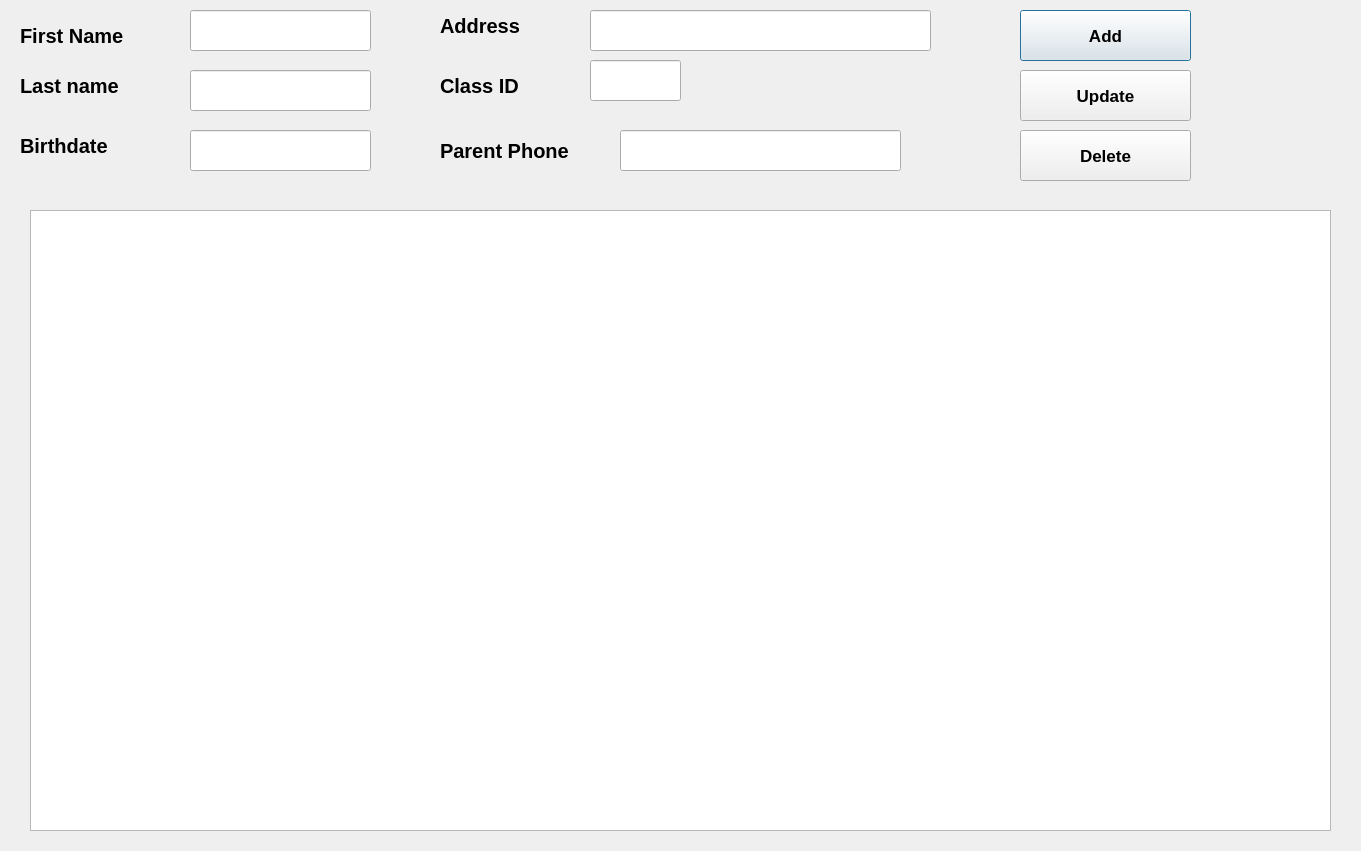
<?xml version="1.0" encoding="UTF-8"?>
<ui version="4.0">
 <class>Dialog</class>
 <widget class="QDialog" name="Dialog">
  <property name="geometry">
   <rect>
    <x>0</x>
    <y>0</y>
    <width>1361</width>
    <height>851</height>
   </rect>
  </property>
  <property name="windowTitle">
   <string>Dialog</string>
  </property>
  <widget class="QLabel" name="label">
   <property name="geometry">
    <rect>
     <x>20</x>
     <y>10</y>
     <width>151</width>
     <height>51</height>
    </rect>
   </property>
   <property name="font">
    <font>
     <pointsize>15</pointsize>
     <weight>75</weight>
     <bold>true</bold>
    </font>
   </property>
   <property name="text">
    <string>First Name</string>
   </property>
  </widget>
  <widget class="QLabel" name="label_2">
   <property name="geometry">
    <rect>
     <x>20</x>
     <y>60</y>
     <width>151</width>
     <height>51</height>
    </rect>
   </property>
   <property name="font">
    <font>
     <pointsize>15</pointsize>
     <weight>75</weight>
     <bold>true</bold>
    </font>
   </property>
   <property name="text">
    <string>Last name</string>
   </property>
  </widget>
  <widget class="QLabel" name="label_3">
   <property name="geometry">
    <rect>
     <x>20</x>
     <y>120</y>
     <width>151</width>
     <height>51</height>
    </rect>
   </property>
   <property name="font">
    <font>
     <pointsize>15</pointsize>
     <weight>75</weight>
     <bold>true</bold>
    </font>
   </property>
   <property name="text">
    <string>Birthdate</string>
   </property>
  </widget>
  <widget class="QLabel" name="label_4">
   <property name="geometry">
    <rect>
     <x>440</x>
     <y>60</y>
     <width>151</width>
     <height>51</height>
    </rect>
   </property>
   <property name="font">
    <font>
     <pointsize>15</pointsize>
     <weight>75</weight>
     <bold>true</bold>
    </font>
   </property>
   <property name="text">
    <string>Class ID</string>
   </property>
  </widget>
  <widget class="QLabel" name="label_5">
   <property name="geometry">
    <rect>
     <x>440</x>
     <y>0</y>
     <width>151</width>
     <height>51</height>
    </rect>
   </property>
   <property name="font">
    <font>
     <pointsize>15</pointsize>
     <weight>75</weight>
     <bold>true</bold>
    </font>
   </property>
   <property name="text">
    <string>Address</string>
   </property>
  </widget>
  <widget class="QLabel" name="label_6">
   <property name="geometry">
    <rect>
     <x>440</x>
     <y>120</y>
     <width>191</width>
     <height>61</height>
    </rect>
   </property>
   <property name="font">
    <font>
     <pointsize>15</pointsize>
     <weight>75</weight>
     <bold>true</bold>
    </font>
   </property>
   <property name="text">
    <string>Parent Phone</string>
   </property>
  </widget>
  <widget class="QLineEdit" name="lineEdit">
   <property name="geometry">
    <rect>
     <x>190</x>
     <y>10</y>
     <width>181</width>
     <height>41</height>
    </rect>
   </property>
  </widget>
  <widget class="QLineEdit" name="lineEdit_2">
   <property name="geometry">
    <rect>
     <x>190</x>
     <y>70</y>
     <width>181</width>
     <height>41</height>
    </rect>
   </property>
  </widget>
  <widget class="QLineEdit" name="lineEdit_3">
   <property name="geometry">
    <rect>
     <x>190</x>
     <y>130</y>
     <width>181</width>
     <height>41</height>
    </rect>
   </property>
  </widget>
  <widget class="QLineEdit" name="lineEdit_4">
   <property name="geometry">
    <rect>
     <x>590</x>
     <y>10</y>
     <width>341</width>
     <height>41</height>
    </rect>
   </property>
  </widget>
  <widget class="QLineEdit" name="lineEdit_5">
   <property name="geometry">
    <rect>
     <x>590</x>
     <y>60</y>
     <width>91</width>
     <height>41</height>
    </rect>
   </property>
  </widget>
  <widget class="QLineEdit" name="lineEdit_6">
   <property name="geometry">
    <rect>
     <x>620</x>
     <y>130</y>
     <width>281</width>
     <height>41</height>
    </rect>
   </property>
  </widget>
  <widget class="QPushButton" name="pushButton_add">
   <property name="geometry">
    <rect>
     <x>1020</x>
     <y>10</y>
     <width>171</width>
     <height>51</height>
    </rect>
   </property>
   <property name="font">
    <font>
     <pointsize>13</pointsize>
     <weight>75</weight>
     <bold>true</bold>
    </font>
   </property>
   <property name="text">
    <string>Add</string>
   </property>
  </widget>
  <widget class="QPushButton" name="pushButton_update">
   <property name="geometry">
    <rect>
     <x>1020</x>
     <y>70</y>
     <width>171</width>
     <height>51</height>
    </rect>
   </property>
   <property name="font">
    <font>
     <pointsize>13</pointsize>
     <weight>75</weight>
     <bold>true</bold>
    </font>
   </property>
   <property name="text">
    <string>Update</string>
   </property>
  </widget>
  <widget class="QPushButton" name="pushButton_delete">
   <property name="geometry">
    <rect>
     <x>1020</x>
     <y>130</y>
     <width>171</width>
     <height>51</height>
    </rect>
   </property>
   <property name="font">
    <font>
     <pointsize>13</pointsize>
     <weight>75</weight>
     <bold>true</bold>
    </font>
   </property>
   <property name="text">
    <string>Delete</string>
   </property>
  </widget>
  <widget class="QTableWidget" name="tableWidget">
   <property name="geometry">
    <rect>
     <x>30</x>
     <y>210</y>
     <width>1301</width>
     <height>621</height>
    </rect>
   </property>
  </widget>
 </widget>
 <resources/>
 <connections/>
</ui>
